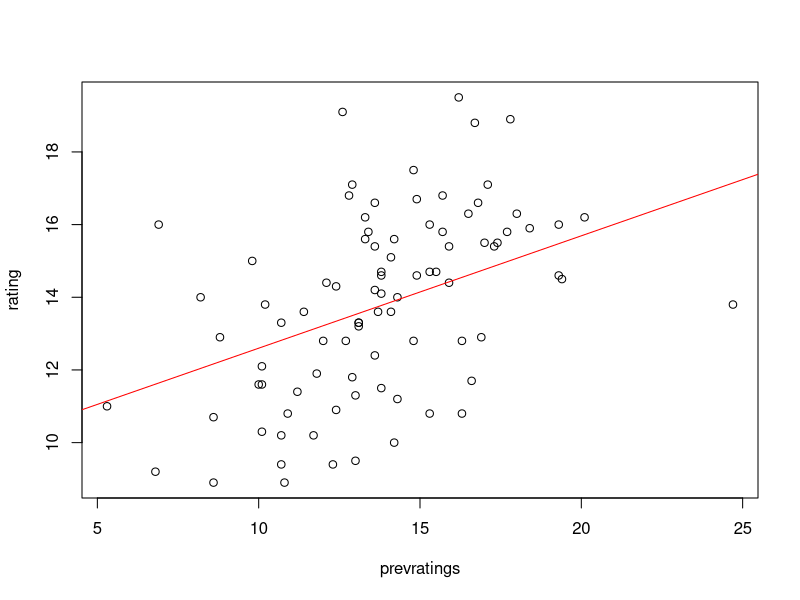
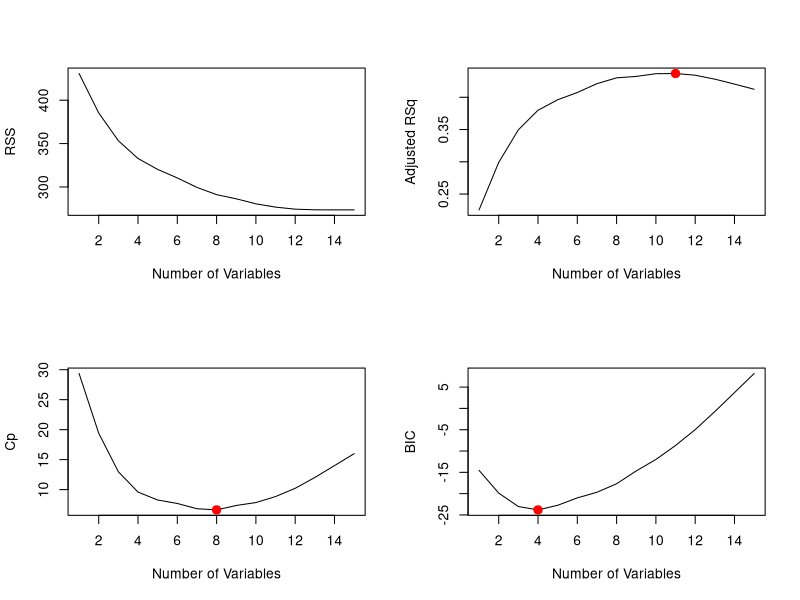

These figures' R source, in order: (Note: this script raises an error after producing the figures.)
## ---- chunk 1
knitr::opts_chunk$set(echo = TRUE)

## ---- chunk 2
rm(list =ls())
set.seed(1)
CBC = read.csv(file = "02 - Dati per caso Colonial Broadcasting.csv", header=T)
attach(CBC)
## ---- chunk 3
dim(CBC)
## ---- chunk 4
names(CBC)
## ---- chunk 5
head(CBC)
## ---- chunk 6
sum(is.na(CBC$rating))
## ---- chunk 7
train=sample(88,88*0.7)
## ---- chunk 8
lm.fit=lm(rating~prevratings,data=CBC,subset=train)
## ---- chunk 9
summary(lm.fit)
## ---- chunk 10
plot(prevratings, rating)
abline(lm.fit, col="red")
## ---- chunk 11
mean((rating-predict(lm.fit,CBC))[-train]^2)
## ---- chunk 12
lm.fit2=lm(rating~poly(prevratings,2),data=CBC,subset=train)
mean((rating-predict(lm.fit2,CBC))[-train]^2) #l'errore diminuisce
summary(lm.fit2)$r.squared
lm.fit3=lm(rating~poly(prevratings,3),data=CBC,subset=train)
mean((rating-predict(lm.fit3,CBC))[-train]^2)
summary(lm.fit3)$r.squared
lm.fit4=lm(rating~poly(prevratings,4),data=CBC,subset=train)
mean((rating-predict(lm.fit3,CBC))[-train]^2)
summary(lm.fit4)$r.squared
lm.fit5=lm(rating~poly(prevratings,5),data=CBC,subset=train)
mean((rating-predict(lm.fit3,CBC))[-train]^2)
summary(lm.fit5)$r.squared
lm.fit6=lm(rating~poly(prevratings,6),data=CBC,subset=train)
mean((rating-predict(lm.fit3,CBC))[-train]^2)
summary(lm.fit6)$r.squared
lm.fit16=lm(rating~poly(prevratings,16),data=CBC,subset=train)
mean((rating-predict(lm.fit16,CBC))[-train]^2)
summary(lm.fit16)
## ---- chunk 13
potenze = c(1,2,3,4,5,6,10,16)
ma<-matrix(nrow=3,ncol=length(potenze))
ma[1,]=potenze
for (i in 1:length(potenze)){
  pwr = potenze[i]
  lm.fit_n= lm(rating~poly(prevratings,pwr),data=CBC,subset=train)
  ma[2,i] = mean((rating-predict(lm.fit_n,CBC))[-train]^2)
  ma[3,i] = summary(lm.fit_n)$r.squared
}
ma
## ---- chunk 14
library(boot)
glm.fit=glm(rating~prevratings,data=CBC)
cv.err=cv.glm(CBC,glm.fit) #passa la struttura dati e il modello
names(cv.err)
cv.err$K
cv.err$delta
## ---- chunk 15
#proviamo con polinomi con grado massimo diverso
cv.error=rep(0,5) #numeric(5)
for (i in 1:5){ #LOOCV su 5 modelli
  glm.fit=glm(rating~poly(prevratings,i),data=CBC)
  cv.error[i]=cv.glm(CBC,glm.fit)$delta[1]
}
cv.error
## ---- chunk 16
library(leaps)
CBC$network=as.factor(CBC$network)
CBC$day=as.factor(CBC$day)
CBC$month=as.factor(CBC$month)
CBCr=CBC[, 1:7]
regfit.full=regsubsets(rating~.,CBCr,nvmax=15)
summary(regfit.full)
reg.summary=summary(regfit.full)
## ---- chunk 17
reg.summary$rsq
## ---- chunk 18
par(mfrow=c(2,2))
plot(reg.summary$rss,xlab="Number of Variables",ylab="RSS",type="l")
plot(reg.summary$adjr2,xlab="Number of Variables",ylab="Adjusted RSq",type="l")
t=which.max(reg.summary$adjr2)
points(t,reg.summary$adjr2[t], col="red",cex=2,pch=20)
plot(reg.summary$cp,xlab="Number of Variables",ylab="Cp",type='l')
q=which.min(reg.summary$cp)
points(q,reg.summary$cp[q],col="red",cex=2,pch=20)
u=which.min(reg.summary$bic)
plot(reg.summary$bic,xlab="Number of Variables",ylab="BIC",type='l')
points(u,reg.summary$bic[u],col="red",cex=2,pch=20)
## ---- chunk 19
# Choosing Among Models using the cross-validation approach
set.seed(1)
train=sample(c(TRUE,FALSE), nrow(CBC),rep=TRUE)
test=(!train) #complemento
regfit.best=regsubsets(rating~.,data=CBCr[train,],nvmax=15)
test.mat=model.matrix(rating~.,data=CBCr[test,])
#estrae dal dateset è la matrice X, potrebbe servire per i calcoli
val.errors=rep(NA,12)
for(i in 1:12){
  coefi=coef(regfit.best,id=i)
  pred=test.mat[,names(coefi)]%*%coefi 
  #prodotto righe per colonne
  val.errors[i]=mean((CBCr$rating[test]-pred)^2)
}
val.errors
which.min(val.errors)
## ---- chunk 20
coef(regfit.best,1)
## ---- chunk 21
regfit.fwd=regsubsets(rating~.,data=CBCr,nvmax=15,method="forward")
summary(regfit.fwd)
regfit.bwd=regsubsets(rating~.,data=CBCr,nvmax=15,method="backward")
summary(regfit.bwd)
## ---- chunk 22
k=10
 predict.regsubsets=function(object,newdata,id,...){
  form=as.formula(object$call[[2]])
  mat=model.matrix(form,newdata)
  coefi=coef(object,id=id)
  xvars=names(coefi)
  mat[,xvars]%*%coefi
}
set.seed(1)
folds=sample(1:k,nrow(CBC),replace=TRUE)
cv.errors=matrix(NA,k,15, dimnames=list(NULL, paste(1:15)))
for(j in 1:k){
  best.fit=regsubsets(rating~.,data=CBCr[folds!=j,],nvmax=15)
  for(i in 1:15){
    pred=predict(best.fit,CBCr[folds==j,],id=i)
    cv.errors[j,i]=mean( (CBC$rating[folds==j]-pred)^2)
  }
}
mean.cv.errors=apply(cv.errors,2,mean)
mean.cv.errors
min=which.min(mean.cv.errors)
par(mfrow=c(1,1))
plot(mean.cv.errors,type='b')
reg.best=regsubsets(rating~.,data=CBC, nvmax=15)
## ---- chunk 23
coef(reg.best,min)
## ---- chunk 24
library(glmnet)
CBC = read.csv(file = "02 - Dati per caso Colonial Broadcasting.csv", header=T)
x=model.matrix(rating~.,CBC)[,-1] #tolgo l'intercetta
#perchè Beta_0 non va penalizzato
y=CBC$rating
grid=10^seq(10,-2,length=100)
## ---- chunk 25
ridge.mod=glmnet(x,y,alpha=0,lambda=grid)
dim(coef(ridge.mod))
## ---- chunk 26
set.seed(1)
train=sample(1:nrow(x), nrow(x)/2)
test=(-train)
y.test=y[test]
cv.out=cv.glmnet(x[train,],y[train],alpha=0)
plot(cv.out)
#MSE in funzione di lamda per trovare quello migliore
#c'è una certa variabilità nella stima
bestlam=cv.out$lambda.min
bestlam
ridge.pred=predict(ridge.mod,s=bestlam,newx=x[test,])
mean((ridge.pred-y.test)^2)

#dopo che ho capito che questo è il modello migliore, vado a
#prevederlo con tutti i dati
out=glmnet(x,y,alpha=0)
predict(out,type="coefficients",s=bestlam)[1:17,]
## ---- chunk 27
lasso.mod=glmnet(x[train,],y[train],alpha=1,lambda=grid)
set.seed(1)
cv.out=cv.glmnet(x[train,],y[train],alpha=1)
plot(cv.out)
bestlam=cv.out$lambda.min
bestlam
lasso.pred=predict(lasso.mod,s=bestlam,newx=x[test,])
mean((lasso.pred-y.test)^2)
out=glmnet(x,y,alpha=1,lambda=grid)
lasso.coef=predict(out,type="coefficients",s=bestlam)[1:17,]
lasso.coef
## ---- chunk 28
plot(lasso.mod)
plot(ridge.mod)
